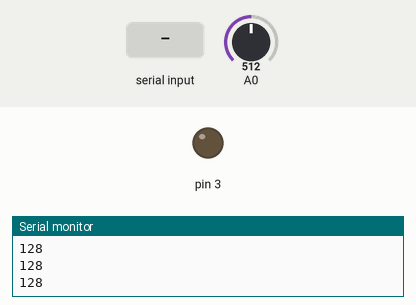
Bench run of a sketch on a simulated Arduino Uno, built with avr-gcc and run on an emulated ATmega328P. Parts: output pins drawn as LEDs (lit = HIGH), the last lines printed to the serial monitor. The test bench sets the inputs (shaded band); at power-on: A0 = 512.

Above: at 1.2 s.
1.3 s: "90,45\n" received over Serial
At 1.6 s:
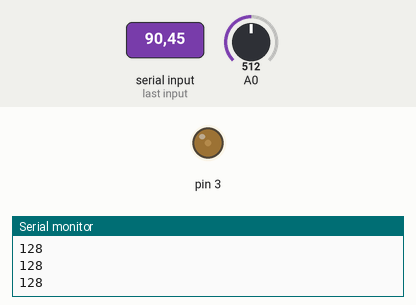
2.8 s: "30,150\n" received over Serial
At 4.0 s:
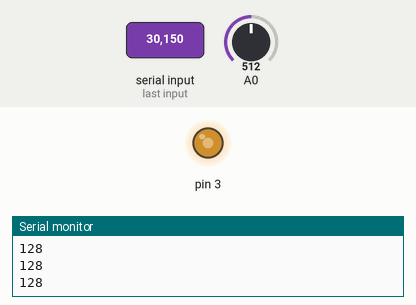
4.3 s: "90\n" received over Serial
At 5.0 s:
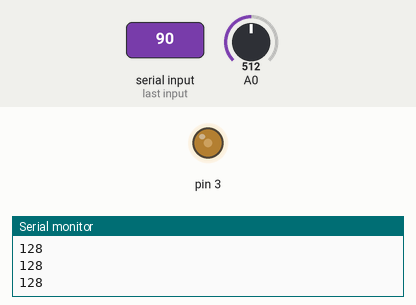
5.8 s: "200\n" received over Serial
At 6.2 s:
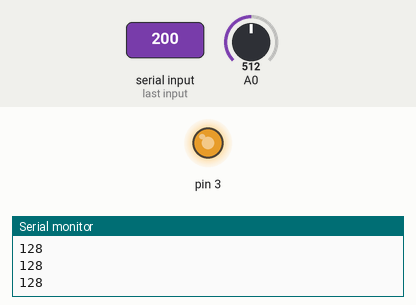
Timing chart, 0 to 8.3 s (numbered marks = the images above; inputs shaded):
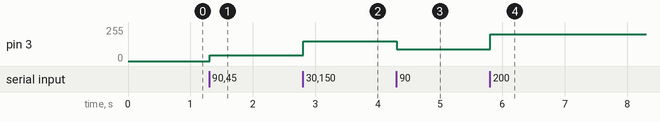

Measured:
- after the input at 1.3 s, pin 3: 0/255 → 45/255 at once
- after the input at 2.8 s, pin 3: 45/255 → 150/255 at once
- after the input at 4.3 s, pin 3: 150/255 → 90/255 at once
- after the input at 5.8 s, pin 3: 90/255 → 200/255 at once

The sketch:

Ass04_Macapobre.ino
```cpp
int speed;
byte temp;
int longTemp;

int timeDelay = 200;
byte sensorValue;
long currTime;

void setup() {
  // put your setup code here, to run once:
  analogReference(INTERNAL);
  Serial.begin(9600);
  pinMode(3, OUTPUT);
}

void loop() {
  // put your main code here, to run repeatedly:

  if (Serial.available() > 0){

    speed = Serial.parseInt();

    if (Serial.read() == '\n') {
      // If a newline character is received, indicating the end of the integer

      analogWrite(3, speed);
    }
  }

  if (millis() - currTime >= timeDelay){

    Serial.flush();

    currTime = millis();

    sensorValue = (analogRead(A0) >> 2);

    Serial.println(sensorValue);
  }
}
```
